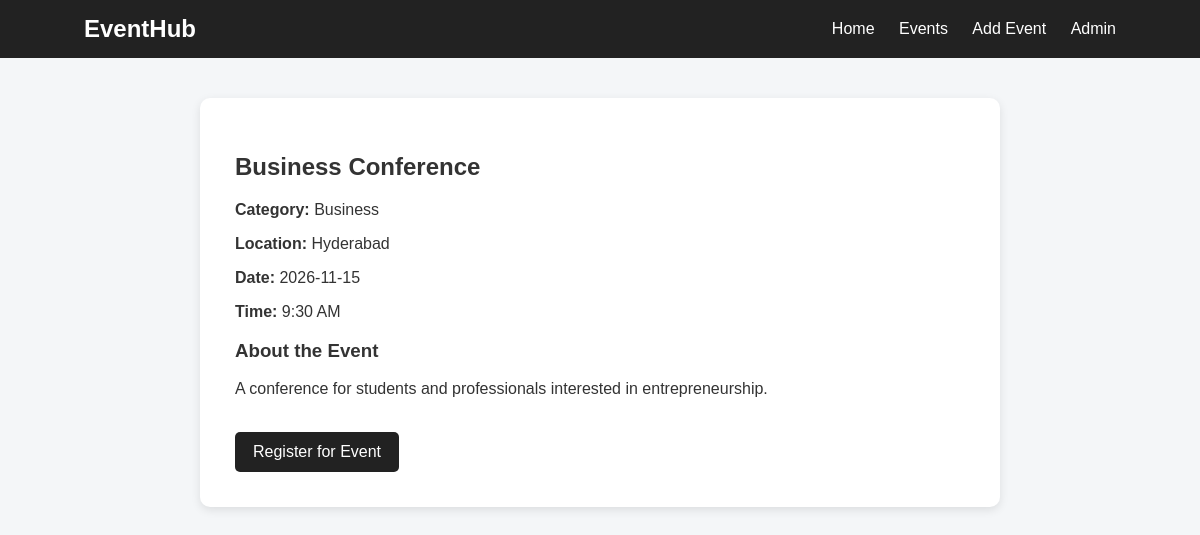
/event/3, run on the app's committed database.
### tables this page shows
CREATE TABLE events (
            id INTEGER PRIMARY KEY AUTOINCREMENT,
            name TEXT NOT NULL,
            category TEXT NOT NULL,
            location TEXT NOT NULL,
            date TEXT NOT NULL,
            time TEXT NOT NULL,
            description TEXT NOT NULL
        );

### app.py (the view)
@app.route("/event/<int:event_id>")
def event_details(event_id):
    conn = get_db()
    event = conn.execute(
        "SELECT * FROM events WHERE id = ?",
        (event_id,)
    ).fetchone()
    conn.close()
    if event is None:
        return "Event not found"
    return render_template(
        "details.html",
        event=event
    )

### app.py (called while the page is built)
def get_db():
    conn = sqlite3.connect(DATABASE)
    conn.row_factory = sqlite3.Row
    return conn

### templates/details.html (shortened to what this page needs)
<!DOCTYPE html>
<html>
<head>
    <link rel="stylesheet" href="{{ url_for('static', filename='style.css') }}">
</head>
<body>
<nav>
    <h2>EventHub</h2>
    <div>
        <a href="/">Home</a>
        <a href="/events">Events</a>
        <a href="/add-event">Add Event</a>
        <a href="/admin">Admin</a>
    </div>
</nav>
<section class="container">
    <div class="details">
        <h1>{{ event["name"] }}</h1>
        <p>
            <b>Category:</b>
            {{ event["category"] }}
        </p>
        <p>
            <b>Location:</b>
            {{ event["location"] }}
        </p>
        <p>
            <b>Date:</b>
            {{ event["date"] }}
        </p>
        <p>
            <b>Time:</b>
            {{ event["time"] }}
        </p>
        <h3>About the Event</h3>
        <p>
            {{ event["description"] }}
        </p>
        <br>
        <a
            class="button"
            href="/register/{{ event['id'] }}"
        >
            Register for Event
        </a>
    </div>
</section>
</body>
</html>

### templates/static/style.css (style rules this page uses)
* { box-sizing: border-box; }
body { margin: 0; font-family: Arial, sans-serif; background: #f4f6f8; color: #333; }
nav { background: #222; color: white; padding: 15px 7%; display: flex; justify-content: space-between; align-items: center; }
nav h2 { margin: 0; }
nav a { color: white; text-decoration: none; margin-left: 20px; }
.container { width: 86%; margin: 40px auto; }
.button, button { display: inline-block; background: #222; color: white; padding: 11px 18px; border: none; border-radius: 5px; text-decoration: none; cursor: pointer; }
.details { background: white; padding: 35px; border-radius: 10px; max-width: 800px; margin: auto; box-shadow: 0 3px 10px rgba(0,0,0,0.1); }

### data on the page
events: name "Business Conference", category "Business", location "Hyderabad", date "2026-11-15", time "9:30 AM", description "A conference for students and professionals interested in entrepreneurship."
